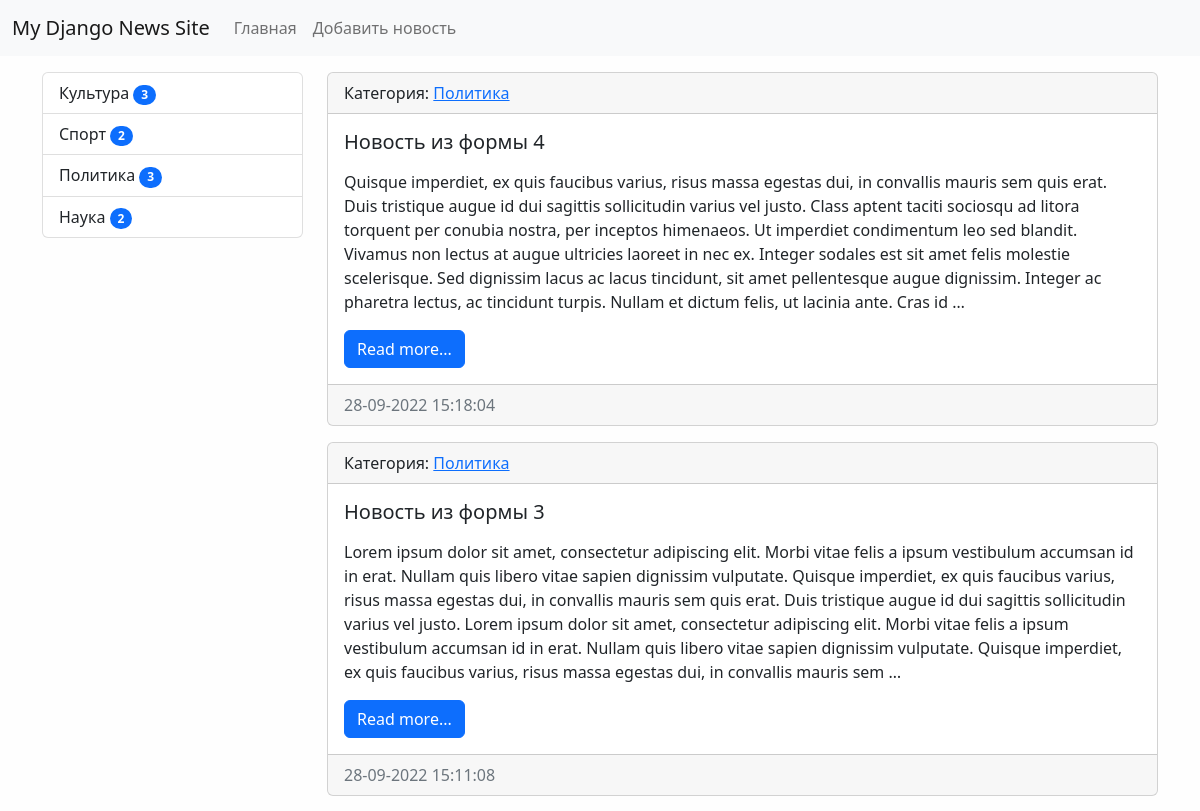
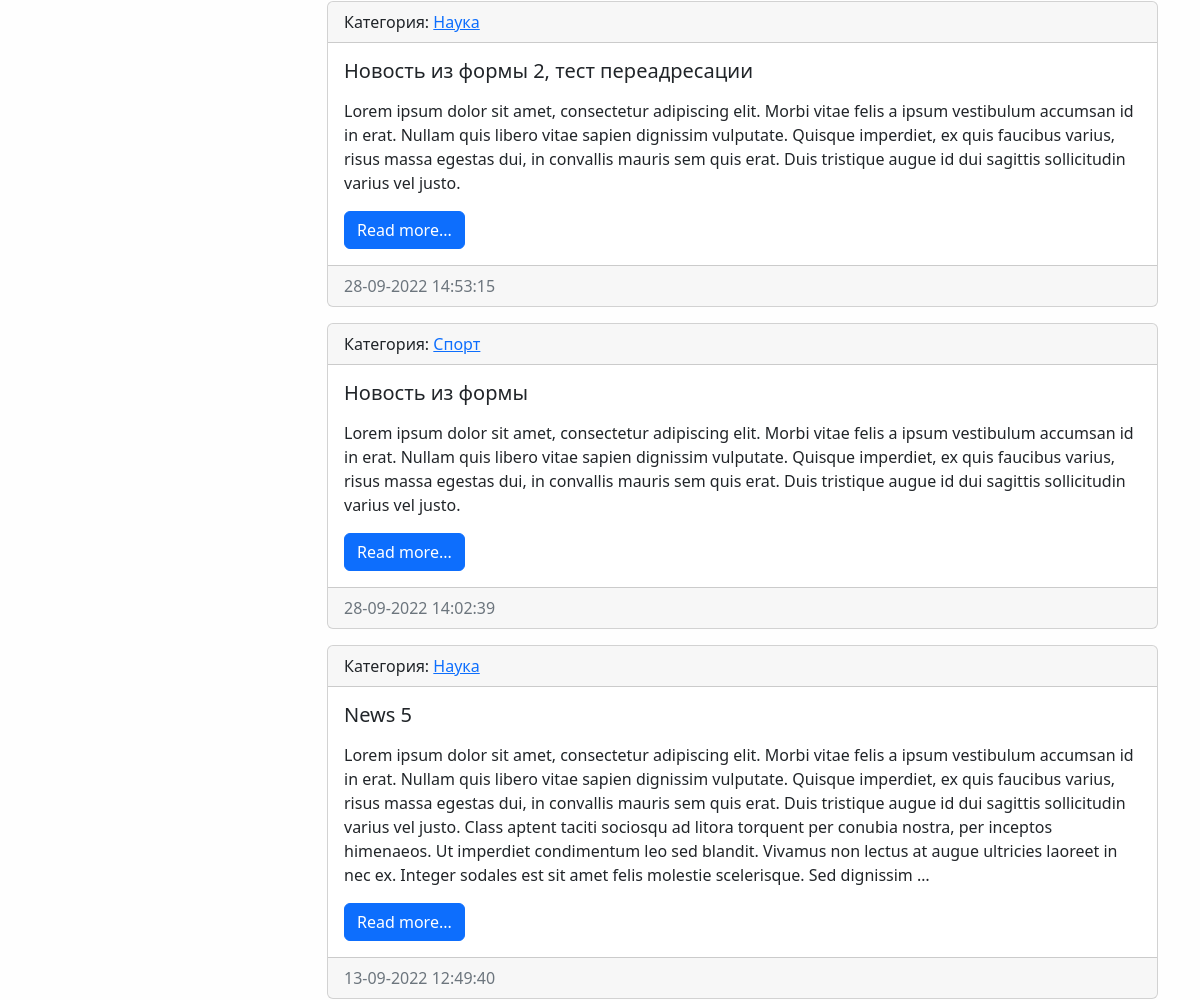
The app's page / (upper part), older data (2 pictures, top to bottom).
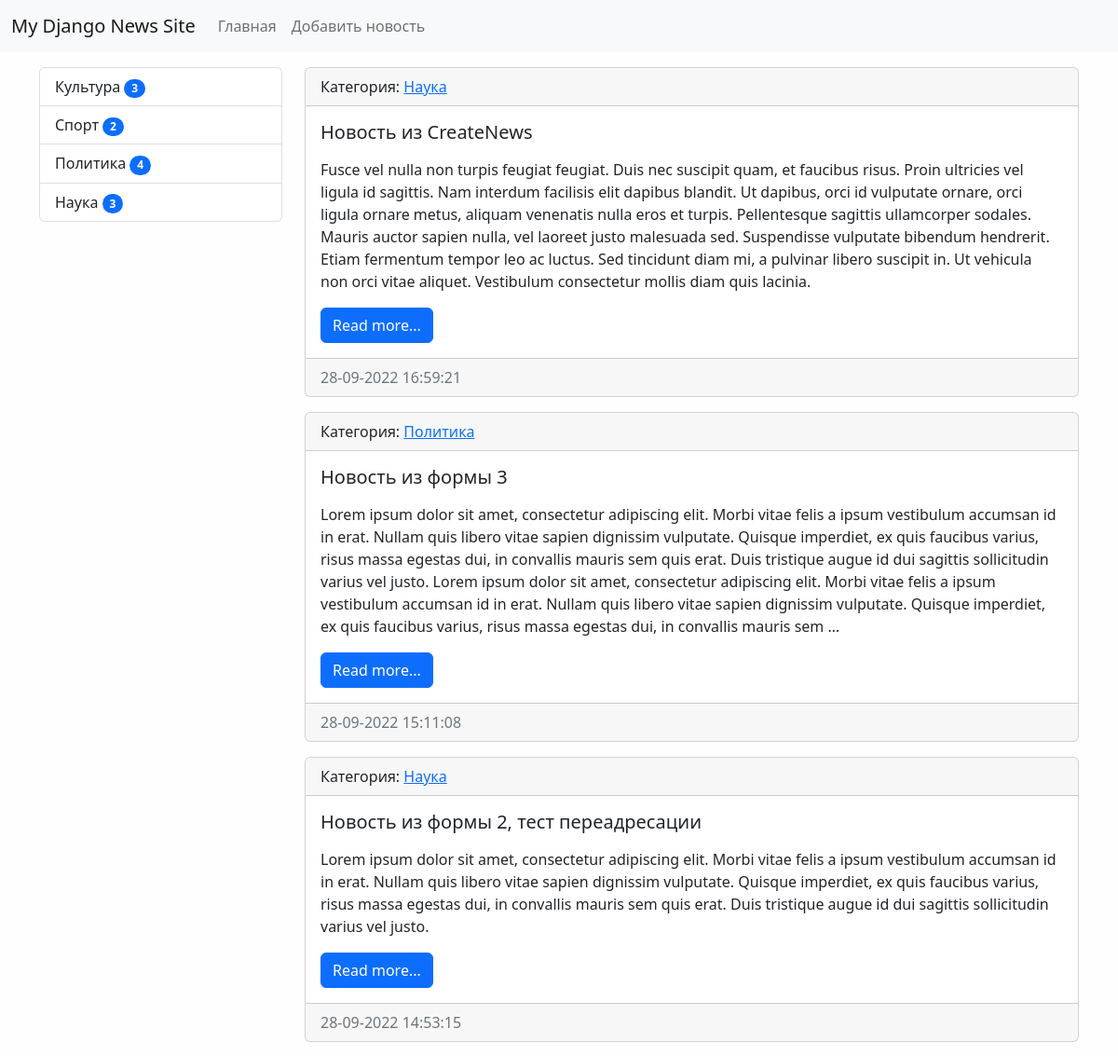
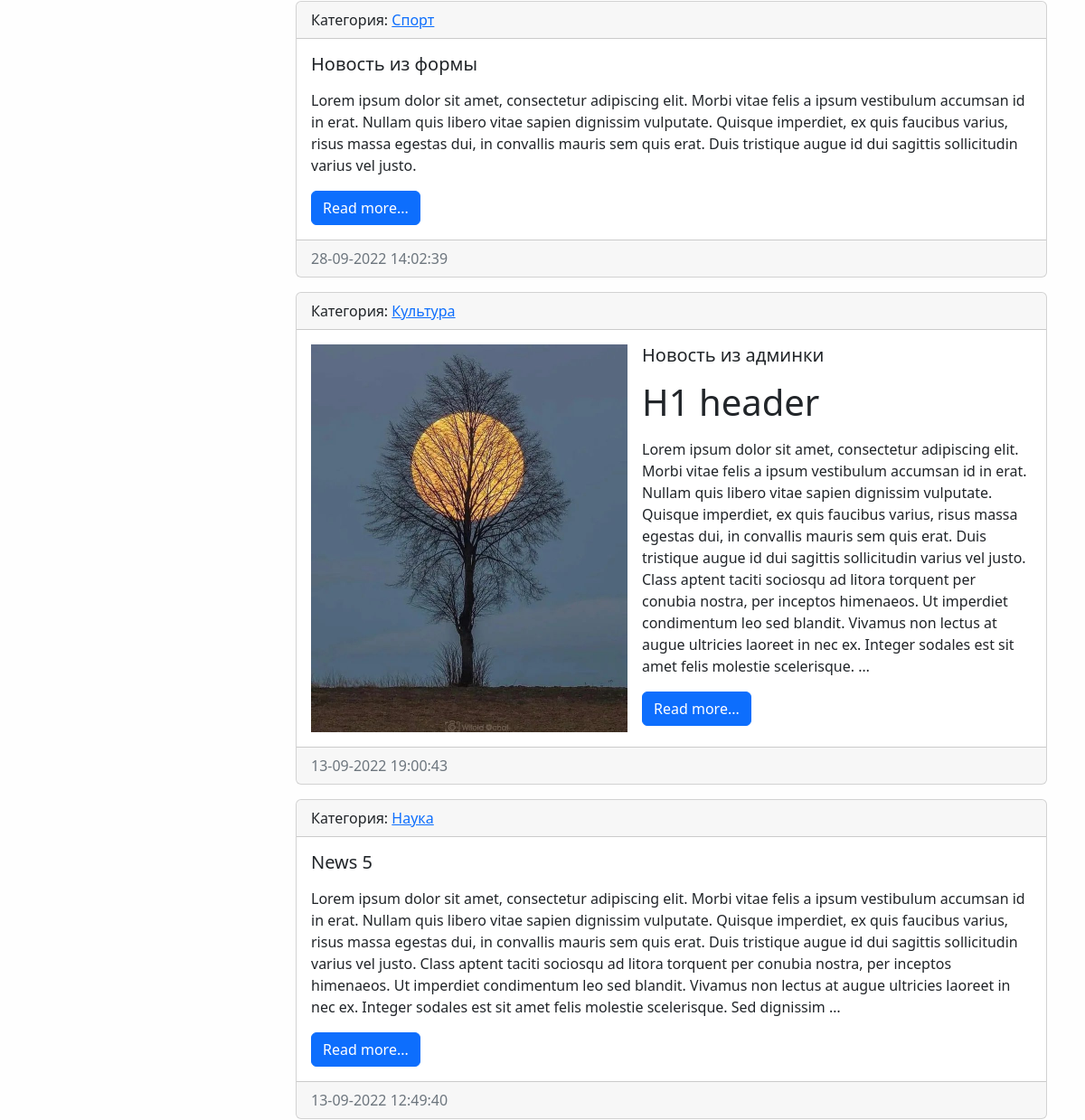
The same page, newer data (2 pictures, top to bottom).
### news/models.py (models this page shows, shortened)
class Category(models.Model):
    title = models.CharField(max_length=150, db_index=True, verbose_name='наименование категории')
    def get_absolute_url(self):
        return reverse('category', kwargs={'category_id': self.pk})
    def __str__(self):
        return self.title
    class Meta:
        verbose_name = 'категория'
        verbose_name_plural = 'категории'
        ordering = ['title']

class News(models.Model):
    title = models.CharField(max_length=150, verbose_name='наименование')
    content = models.TextField(blank=True, verbose_name='содержимое')
    created_at = models.DateTimeField(auto_now_add=True, verbose_name='дата создания')
    updated_at = models.DateTimeField(auto_now=True, verbose_name='дата обновления')
    photo = models.ImageField(upload_to='photos/%Y/%m/%d/', verbose_name='фото', blank=True)
    is_published = models.BooleanField(default=True, verbose_name='опубликовано')
    category = models.ForeignKey('Category', on_delete=models.PROTECT, verbose_name='категория')
    views = models.IntegerField(default=0)
    def get_absolute_url(self):
        return reverse('view_news', kwargs={'pk': self.pk})
    class Meta:
        verbose_name = 'новость'
        verbose_name_plural = 'новости'
        ordering = ['-created_at']

### news/views.py (the view)
# urls.py: path('', HomeNews.as_view(), name='home'),
class HomeNews(ListView):
    model = News
    template_name = 'news/home_news_list.html'
    context_object_name = 'news'
    def get_context_data(self, *, object_list=None, **kwargs):
        context = super().get_context_data(**kwargs)
        context['title'] = 'Главная страница'
        return context
    def get_queryset(self):
        return News.objects.filter(is_published=True).select_related('category')

### news/templatetags/news_tags.py (called while the page is built)
@register.inclusion_tag('news/list_categories.html')
def show_categories(arg1='Hello', arg2='world'):
    categories = Category.objects.annotate(cnt = Count('news')).filter(cnt__gt=0)
    return {"categories": categories, 'arg1': arg1,'arg2': arg2}

### news/templates/news/home_news_list.html (shortened to what this page needs)
{% extends 'base.html' %}
{% block sidebar %}
{% include 'inc/_sidebar.html' %}
{% endblock %}
{% block content %}
    {% for item in news %}
    <div class="card mb-3">
        <div class="card-header">
            Категория: <a href="{{ item.category.get_absolute_url }}">{{ item.category }}</a>
        </div>
        <div class="card-body">
            <div class="media">
                {% if item.photo %}
                <img src="{{ item.photo.url }}" alt="" width="350" class="me-3 float-start">
                {% endif %}
                <div class="media-body">
                    <h5 class="card-title">{{ item.title }}</h5>
                    <p class="card-text">{{ item.content|safe|linebreaks|truncatewords:90 }}</p>
                    <a href="{{ item.get_absolute_url }}" class="btn btn-primary">Read more...</a>
                </div>
            </div>
        </div>
        <div class="card-footer text-muted">
            {{ item.created_at|date:"d-m-Y H:i:s" }}
        </div>
    </div>
    {% endfor %}
{% endblock %}

### templates/base.html (shortened to what this page needs)
<!doctype html>
{% load static %}
<html lang="ru">
<head>
    <link rel="stylesheet" href="{% static 'bootstrap/css/bootstrap.min.css' %}">
    <link rel="stylesheet" href="{% static '/css/style.css' %}">
</head>
<body>
{% include 'inc/_nav.html' %}
<div class="container mt-3">
    <div class="row">
        <div class="col-md-3">
            {% block sidebar %}SIDEBAR{% endblock %}
        </div>
        <div class="col-md-9">{% block content %}CONTENT{% endblock %}
        </div>
    </div>
</div>
</body>
</html>

### templates/inc/_nav.html (shortened to what this page needs)
<nav class="navbar navbar-expand-lg bg-light">
  <div class="container-fluid">
    <a class="navbar-brand" href="{% url 'home' %}">My Django News Site</a>
    <div class="collapse navbar-collapse" id="navbarSupportedContent">
      <ul class="navbar-nav  mb-2 mb-lg-0">
        <li class="nav-item"><a class="nav-link" href="{% url 'home' %}">Главная</a></li>
        <li class="nav-item"><a class="nav-link" href="{% url 'add_news' %}">Добавить новость</a></li>
      </ul>
    </div>
  </div>
</nav>

### templates/inc/_sidebar.html (shortened to what this page needs)
{% load news_tags %}
{% show_categories %}

### news/templates/news/list_categories.html
<div class="list-group">
    {% for item in categories %}
    <a href="{{ item.get_absolute_url }}" class="list-group-item list-group-item-action">{{ item.title }}
     <span class="badge bg-primary rounded-pill">{{ item.cnt }}</span> </a>
    {% endfor %}
</div>

### mysite/static/css/style.css (style rules this page uses)
body { background-color: #fefefe; }

Row changes from the older to the newer data that the page shows:
no longer on this page (row edited): News: category "Политика", title "Новость из формы 4", content "Quisque imperdiet, ex quis faucibus varius, risus massa egestas dui, in convallis mauris sem quis erat. Duis tristique augue id dui sagittis sollicitudin varius vel justo. Class aptent taciti sociosqu ad litora torquent per conubia nostra, per inceptos himenaeos. Ut imperdiet condimentum leo sed blandit. Vivamus non lectus at augue ultricies laoreet in nec ex. Integer sodales est sit amet felis molestie scelerisque. Sed dignissim lacus ac lacus tincidunt, sit amet pellentesque augue dignissim. Integer ac pharetra lectus, ac tincidunt turpis. Nullam et dictum felis, ut lacinia ante. Cras id …", created_at "28-09-2022 15:18:04"
computed for Category "Политика": cnt "3" → "4"
computed for Category "Наука": cnt "2" → "3"
added News: category "Наука", title "Новость из CreateNews", content "Fusce vel nulla non turpis feugiat feugiat. Duis nec suscipit quam, et faucibus risus. Proin ultricies vel ligula id sagittis. Nam interdum facilisis elit dapibus blandit. Ut dapibus, orci id vulputate ornare, orci ligula ornare metus, aliquam venenatis nulla eros et turpis. Pellentesque sagittis ullamcorper sodales. Mauris auctor sapien nulla, vel laoreet justo malesuada sed. Suspendisse vulputate bibendum hendrerit. Etiam fermentum tempor leo ac luctus. Sed tincidunt diam mi, a pulvinar libero suscipit in. Ut vehicula non orci vitae aliquet. Vestibulum consectetur mollis diam quis lacinia.", created_at "28-09-2022 16:59:21"
now on this page (row edited): News: category "Культура", photo (picture), title "Новость из админки", content "H1 header Lorem ipsum dolor sit amet, consectetur adipiscing elit. Morbi vitae felis a ipsum vestibulum accumsan id in erat. Nullam quis libero vitae sapien dignissim vulputate. Quisque imperdiet, ex quis faucibus varius, risus massa egestas dui, in convallis mauris sem quis erat. Duis tristique augue id dui sagittis sollicitudin varius vel justo. Class aptent taciti sociosqu ad litora torquent per conubia nostra, per inceptos himenaeos. Ut imperdiet condimentum leo sed blandit. Vivamus non lectus at augue ultricies laoreet in nec ex. Integer sodales est sit amet felis molestie scelerisque. …", created_at "13-09-2022 19:00:43"
